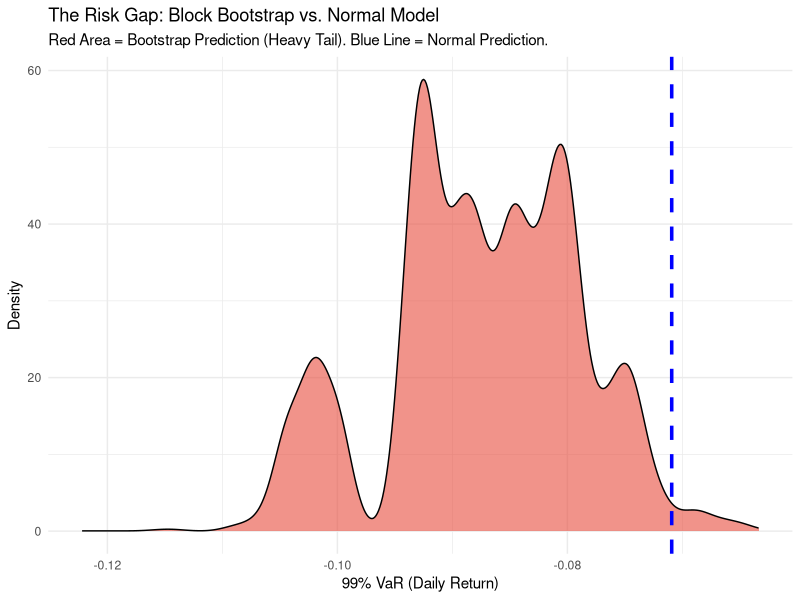
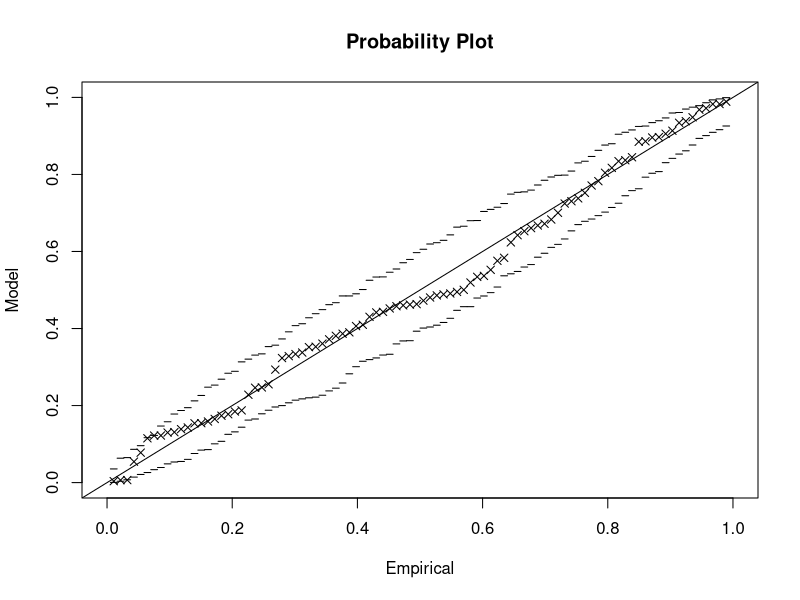

Write R code to recreate these figures, in order.
## ---- chunk 1
library(ggplot2)
library(dplyr)
library(boot)   # For Bootstrapping
library(evd)    # For Extreme Value Theory (GPD fitting)

options(scipen = 999) # display real numbers, not scientific notation


# Load the dataset
# Ensure the file is in your working directory
df <- read.csv("data/btc_daily_prices_2021-2025.csv")

# Format dates and sort chronologically (vital for time-series bootstrapping)
df$pricing.date <- as.Date(df$pricing.date)
df <- df[order(df$pricing.date), ]

# Calculate Daily Log Returns
# We use log returns because they are additive over time
returns <- diff(log(df$close.price))

# Quick inspection of the "left tail" (max losses)
print(summary(returns))
## ---- chunk 2
# Define the statistic we want to measure: 99% Value at Risk (VaR)
# VaR is the threshold where losses exceed this value only 1% of the time
var_stat <- function(data, indices) {
  d <- data[indices]
  return(quantile(d, 0.01)) # 1st percentile (negative return)
}

# Run the Block Bootstrap
# 'R' = 10,000 resamples (alternative histories)
# 'l' = 20 (we keep 20 consecutive days together to preserve volatility clusters)
set.seed(42)
boot_results <- tsboot(tseries = returns, 
                       statistic = var_stat, 
                       R = 10000, 
                       l = 20, 
                       sim = "fixed")

# Extract the bootstrapped VaR values
boot_vars <- data.frame(VaR = boot_results$t)

# Compare with the Standard Normal VaR (Gaussian assumption)
mean_return <- mean(returns)
std_dev <- sd(returns)
normal_var <- qnorm(0.01, mean = mean_return, sd = std_dev)

print(paste("Normal VaR (99%):", round(normal_var, 4)))
print(paste("Bootstrap VaR (99%):", round(mean(boot_vars$VaR), 4)))

## ---- chunk 3
# Visualization: The "Risk Gap" Density Plot
ggplot(boot_vars, aes(x = VaR)) +
  geom_density(fill = "#E74C3C", alpha = 0.6) +
  geom_vline(aes(xintercept = normal_var), 
             color = "blue", linetype = "dashed", linewidth = 1.2) +
  labs(title = "The Risk Gap: Block Bootstrap vs. Normal Model",
       subtitle = "Red Area = Bootstrap Prediction (Heavy Tail). Blue Line = Normal Prediction.",
       x = "99% VaR (Daily Return)",
       y = "Density") +
  theme_minimal()
## ---- chunk 4
# 1. Isolate the Tail (Peaks Over Threshold)
# We convert returns to losses (positive values) for the package
losses <- -returns
threshold <- quantile(losses, 0.95) # Top 5% of losses

# 2. Fit the Generalized Pareto Distribution (GPD)
fit_gpd <- fpot(losses, threshold = threshold)

# Print the Shape Parameter (xi)
# If xi > 0, it confirms a heavy tail (infinite variance potential)
print(fit_gpd$estimate)
## ---- chunk 5
# 3. Calculate the Return Level (Manual Calculation)
# We extract parameters to solve: P(X > x) = 1/Return_Period

scale_param <- fit_gpd$estimate["scale"]
shape_param <- fit_gpd$estimate["shape"]
pat <- fit_gpd$pat  # Proportion Above Threshold (how often we are in the tail)

# Define Risk Horizon: 1-in-100 days
return_period <- 100 

# The GPD Return Level Formula
return_level <- threshold + (scale_param / shape_param) * ((return_period * pat)^shape_param - 1)

print(paste("Expected 1-in-100 Day Loss (EVT):", round(return_level, 4)))

# Visualization: Tail Plot (Log Scale)
# Shows how the GPD (Line) fits the actual historical crashes (Dots)
plot(fit_gpd, which = 1) # 'which=1' usually plots Probability or Return Level
## ---- chunk 6
#| echo: false

 sessionInfo() 
